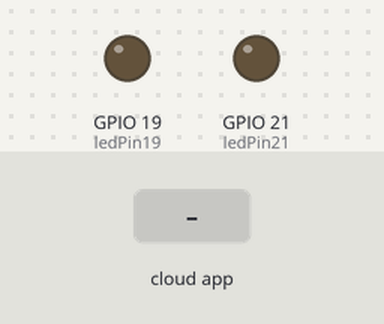
A sketch run on a simulated ESP32. Shown: output pins drawn as LEDs (lit = HIGH). The inputs (shaded band) are chosen by the test bench. WiFi joins after 1.5 s; servers stay silent unless stated; what the sketch prints to the serial monitor is not drawn.

Above: at 2.7 s.
2.8 s: the phone or cloud app sets Quarto.Raquel to 64
At 4.0 s:
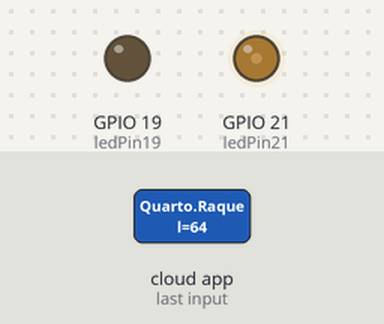
4.3 s: the phone or cloud app sets Suite to 64
At 5.3 s:
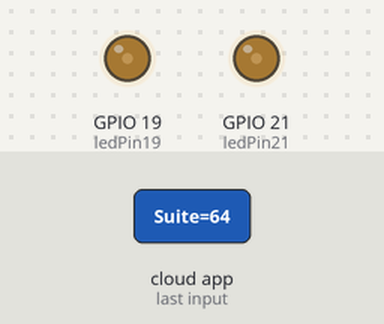
5.8 s: the phone or cloud app sets Quarto.Raquel to 0
At 6.5 s:
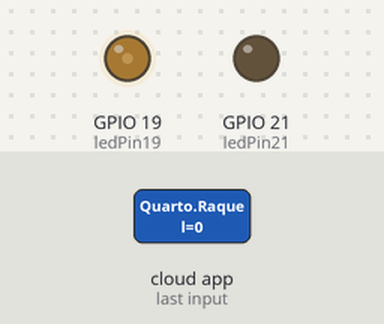
7.3 s: the phone or cloud app sets Suite to 128
At 7.6 s:
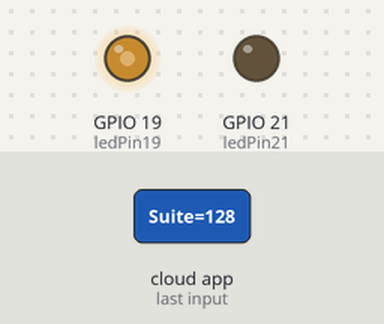
8.8 s: the phone or cloud app sets Quarto.Raquel to 128
At 10.0 s:
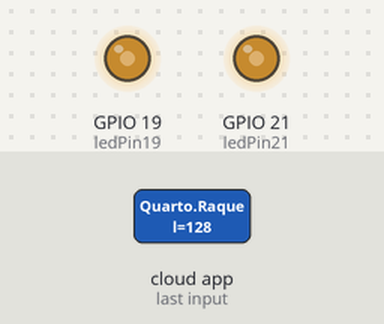
10.3 s: the phone or cloud app sets Suite to 0
At 11.1 s:
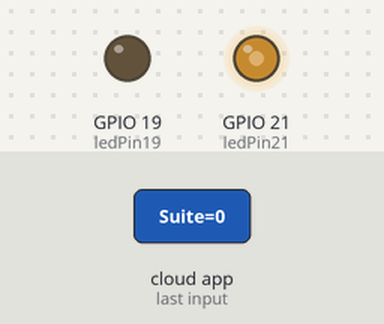
Timing chart, 0 to 12.8 s (numbered marks = the images above; inputs shaded):
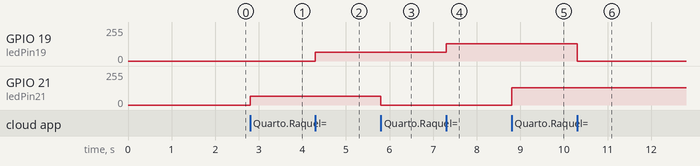

The sketch:

Exemplo_ESP32_EspAlexa_01.ino
```cpp
#include <WiFi.h>
#include <Espalexa.h>

void funcaoSala(uint8_t brightness);
void funcaoQuartoRaquel(uint8_t brightness);
void funcaoSuite(uint8_t brightness);

const char* ssid = "**************";
const char* password =  "**************";

int ledPin21 = 21;  //GPIO21
int ledPin19 = 19;  //GPIO21

int freq = 5000;
int ledChannel19 = 0;
int ledChannel21 = 1;
int resolution = 8;

Espalexa espalexa;
EspalexaDevice* dispositivoSuite;

void setup(){
    Serial.begin(115200);

    pinMode(ledPin19,OUTPUT);
    pinMode(ledPin21,OUTPUT);
    //analogWrite do ESP32
    ledcSetup(ledChannel19,freq, resolution);
    ledcSetup(ledChannel21,freq, resolution);

    ledcAttachPin(ledPin19,ledChannel19);
    ledcAttachPin(ledPin21,ledChannel21);

    WiFi.begin(ssid,password);
    while (WiFi.status() != WL_CONNECTED) {
          Serial.print(". ");
          delay(500);
    }
    Serial.println("Conectado ");
    Serial.print("IP Address  ");
    Serial.println(WiFi.localIP());

    espalexa.addDevice("Sala", funcaoSala);
    espalexa.addDevice("Quarto Raquel", funcaoQuartoRaquel);

    dispositivoSuite = new EspalexaDevice("Suite", funcaoSuite);
    espalexa.addDevice(dispositivoSuite);
    dispositivoSuite->setValue(0);

    espalexa.begin();

}

void loop(){
   espalexa.loop();
   delay(1);
}


void funcaoSala(uint8_t brightness) {
  // Coloque o que quiser aqui
}

void funcaoQuartoRaquel(uint8_t brightness) {
  Serial.println("Quarto Raquel Estado: ");
    if (brightness) {
      Serial.print("ON, brightness ");
      Serial.println(brightness);
    }
    else  {
      Serial.println("OFF");
    }
    ledcWrite(ledChannel21,brightness);
}

void funcaoSuite(uint8_t brightness) {
  ledcWrite(ledChannel19,brightness);
}
```

Measured:
- after the input at 2.8 s, GPIO 21 (ledPin21): 0/255 → 64/255 at once
- after the input at 4.3 s, GPIO 19 (ledPin19): 0/255 → 64/255 at once
- after the input at 5.8 s, GPIO 21 (ledPin21): 64/255 → 0/255 at once
- after the input at 7.3 s, GPIO 19 (ledPin19): 64/255 → 128/255 at once
- after the input at 8.8 s, GPIO 21 (ledPin21): 0/255 → 128/255 at once
- after the input at 10.3 s, GPIO 19 (ledPin19): 128/255 → 0/255 at once
